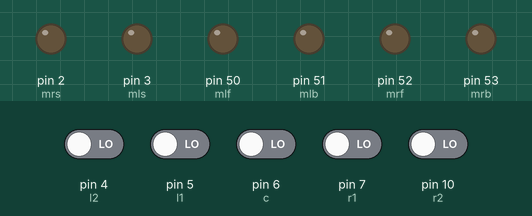
This sketch was run on a simulated Arduino Mega 2560, built with avr-gcc and run on an emulated ATmega2560. Shown: output pins drawn as LEDs (lit = HIGH). The test bench sets the inputs (shaded band); at power-on: pin 4 (l2), pin 5 (l1), pin 6 (c), pin 7 (r1), pin 10 (r2) LOW.

Above: at 1.2 s.
1.3 s: pin 4 (l2) driven HIGH
At 2.2 s:
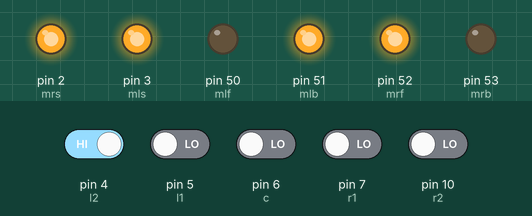
2.8 s: pin 6 (c) driven HIGH
At 3.6 s:
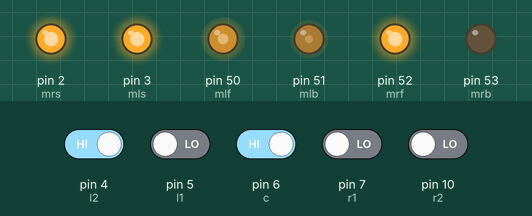
4.3 s: pin 5 (l1) driven HIGH
Timing chart, 0 to 4.8 s (numbered marks = the images above; inputs shaded):
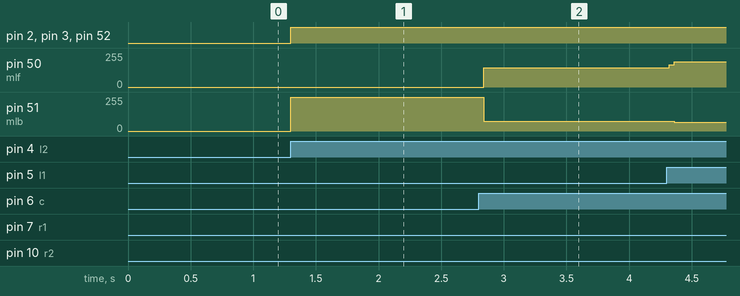

Measured:
- after the input at 1.3 s, pin 2 (mrs), pin 3 (mls), pin 52 (mrf): LOW → HIGH at once; pin 51 (mlb): 0/255 → 255/255 at once
- after the input at 2.8 s, pin 50 (mlf): 0/255 → 146/255 at once; pin 51 (mlb): 255/255 → 72/255 at once

The sketch:

Line_Tracking_5-channnel.ino
```cpp
const byte mrf = 52 ;
const byte mrb = 53 ;
const byte mlf = 50 ;
const byte mlb = 51 ;
const byte mrs = 2 ;
const byte mls = 3 ;

int action = 0 ;

const int l2 = 4;
const int l1 = 5;
const int c = 6;
const int r1 = 7;
const int r2 = 10;
int l2state=0;
int l1state=0;
int cstate=0;
int r1state=0;
int r2state=0;


void forward()
{
  digitalWrite(mrb , LOW);
  digitalWrite(mlb , LOW);
  digitalWrite(mrf , HIGH);
  digitalWrite(mlf , HIGH);
  analogWrite(mrs,255);
  analogWrite(mls,255);
}

void backward()
{
  digitalWrite(mrf , LOW);
  digitalWrite(mlf , LOW);
  digitalWrite(mrb , HIGH);
  digitalWrite(mlb , HIGH);
  analogWrite(mrs,255);
  analogWrite(mls,255);
}

void right()
{
  digitalWrite(mrf , LOW);
  digitalWrite(mlf , HIGH);
  digitalWrite(mrb , HIGH);
  digitalWrite(mlb , LOW);
  analogWrite(mrs,255);
  analogWrite(mls,255);
}

void left()
{
  digitalWrite(mrf , HIGH);
  digitalWrite(mlf , LOW);
  digitalWrite(mrb , LOW);
  digitalWrite(mlb , HIGH);
  analogWrite(mrs,255);
  analogWrite(mls,255);
}

void forwardRight()
{
  digitalWrite(mrf , HIGH);
  digitalWrite(mlf , HIGH);
  digitalWrite(mrb , LOW);
  digitalWrite(mlb , LOW);
  analogWrite(mrs,20);
  analogWrite(mls,255);
}

void forwardLeft()
{
  digitalWrite(mrf , HIGH);
  digitalWrite(mlf , HIGH);
  digitalWrite(mrb , LOW);
  digitalWrite(mlb , LOW);
  analogWrite(mrs,255);
  analogWrite(mls,20);
}

void backwardRight()
{
  digitalWrite(mrf , LOW);
  digitalWrite(mlf , LOW);
  digitalWrite(mrb , HIGH);
  digitalWrite(mlb , HIGH);
  analogWrite(mrs,20);
  analogWrite(mls,255);
}

void backwardLeft()
{
  digitalWrite(mrf , LOW);
  digitalWrite(mlf , LOW);
  digitalWrite(mrb , HIGH);
  digitalWrite(mlb , HIGH);
  analogWrite(mrs,255);
  analogWrite(mls,20);
}
void stopp()
{
  digitalWrite(mrf , LOW);
  digitalWrite(mlf , LOW);
  digitalWrite(mrb , LOW);
  digitalWrite(mlb , LOW);
  analogWrite(mrs, 0);
  analogWrite(mls, 0);
}

void setup()
{
  pinMode(mrf , OUTPUT);
  pinMode(mrb , OUTPUT);
  pinMode(mrs , OUTPUT);
  pinMode(mlf , OUTPUT);
  pinMode(mlb , OUTPUT);
  pinMode(mls , OUTPUT);

  pinMode(l1,INPUT);
  pinMode(l2,INPUT);
  pinMode(c,INPUT);
  pinMode(r1,INPUT);
  pinMode(r2,INPUT);


  Serial.begin(9600);

}

void loop()
{


  l2state = digitalRead(l2);
  l1state = digitalRead(l1);
  cstate = digitalRead(c);
  r1state = digitalRead(r1);
  r2state = digitalRead(r2);

  if(l2state == HIGH)
  {
    left();
  }
  if(l1state == HIGH)
  {
    forwardLeft();
  }
  if(cstate == HIGH)
  {
    forward();
  }
  if(r1state == HIGH)
  {
    forwardRight();
  }
  if(r2state == HIGH)
  {
    right();
  }

}
```
